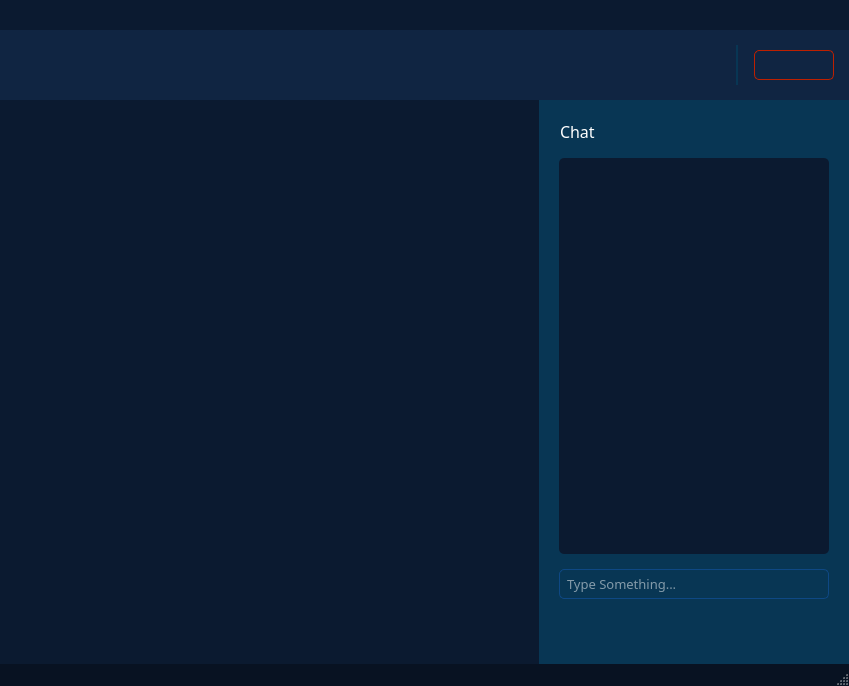
<?xml version="1.0" encoding="UTF-8"?>
<ui version="4.0">
 <class>MainWindow</class>
 <widget class="QMainWindow" name="MainWindow">
  <property name="geometry">
   <rect>
    <x>0</x>
    <y>0</y>
    <width>849</width>
    <height>686</height>
   </rect>
  </property>
  <property name="windowTitle">
   <string>MainWindow</string>
  </property>
  <widget class="QWidget" name="centralwidget">
   <property name="styleSheet">
    <string notr="true">background: #0B1A30;</string>
   </property>
   <layout class="QVBoxLayout" name="verticalLayout">
    <property name="spacing">
     <number>0</number>
    </property>
    <property name="leftMargin">
     <number>0</number>
    </property>
    <property name="topMargin">
     <number>0</number>
    </property>
    <property name="rightMargin">
     <number>0</number>
    </property>
    <property name="bottomMargin">
     <number>0</number>
    </property>
    <item>
     <widget class="QWidget" name="title_bar" native="true">
      <property name="minimumSize">
       <size>
        <width>0</width>
        <height>30</height>
       </size>
      </property>
      <property name="maximumSize">
       <size>
        <width>16777215</width>
        <height>30</height>
       </size>
      </property>
      <property name="styleSheet">
       <string notr="true"/>
      </property>
      <layout class="QHBoxLayout" name="horizontalLayout_10">
       <property name="spacing">
        <number>0</number>
       </property>
       <property name="leftMargin">
        <number>0</number>
       </property>
       <property name="topMargin">
        <number>0</number>
       </property>
       <property name="rightMargin">
        <number>0</number>
       </property>
       <property name="bottomMargin">
        <number>0</number>
       </property>
      </layout>
     </widget>
    </item>
    <item>
     <widget class="QWidget" name="widget" native="true">
      <property name="styleSheet">
       <string notr="true">QWidget{
	color: white; 
	font-family: Barlow
}</string>
      </property>
      <layout class="QVBoxLayout" name="verticalLayout_2">
       <property name="spacing">
        <number>0</number>
       </property>
       <property name="leftMargin">
        <number>0</number>
       </property>
       <property name="topMargin">
        <number>0</number>
       </property>
       <property name="rightMargin">
        <number>0</number>
       </property>
       <property name="bottomMargin">
        <number>0</number>
       </property>
       <item>
        <widget class="QWidget" name="widget_2" native="true">
         <property name="minimumSize">
          <size>
           <width>0</width>
           <height>70</height>
          </size>
         </property>
         <property name="maximumSize">
          <size>
           <width>16777215</width>
           <height>70</height>
          </size>
         </property>
         <property name="styleSheet">
          <string notr="true">background: #102542;</string>
         </property>
         <layout class="QHBoxLayout" name="horizontalLayout_11">
          <property name="spacing">
           <number>15</number>
          </property>
          <property name="leftMargin">
           <number>15</number>
          </property>
          <property name="topMargin">
           <number>15</number>
          </property>
          <property name="rightMargin">
           <number>15</number>
          </property>
          <property name="bottomMargin">
           <number>15</number>
          </property>
          <item>
           <spacer name="horizontalSpacer_7">
            <property name="orientation">
             <enum>Qt::Horizontal</enum>
            </property>
            <property name="sizeHint" stdset="0">
             <size>
              <width>772</width>
              <height>20</height>
             </size>
            </property>
           </spacer>
          </item>
          <item>
           <widget class="QPushButton" name="btn_student_list">
            <property name="sizePolicy">
             <sizepolicy hsizetype="Fixed" vsizetype="Fixed">
              <horstretch>0</horstretch>
              <verstretch>0</verstretch>
             </sizepolicy>
            </property>
            <property name="minimumSize">
             <size>
              <width>30</width>
              <height>30</height>
             </size>
            </property>
            <property name="maximumSize">
             <size>
              <width>30</width>
              <height>30</height>
             </size>
            </property>
            <property name="cursor">
             <cursorShape>PointingHandCursor</cursorShape>
            </property>
            <property name="styleSheet">
             <string notr="true">QPushButton{
	border: none;
	border-radius: none;
	background: none;
	background-repeat: none;
	background-image: url(:/icons/list_2.png);
	background-position: center center;
}

QPushButton:hover{
	background: none;
	background-repeat: none;
	background-image: url(:/icons/list.png);
	background-position: center center;
}

QPushButton:pressed{
	background: none;
	background-repeat: none;
	background-image: url(:/icons/list_3.png);
	background-position: center center;
}</string>
            </property>
           </widget>
          </item>
          <item>
           <widget class="QPushButton" name="btn_chat">
            <property name="sizePolicy">
             <sizepolicy hsizetype="Fixed" vsizetype="Fixed">
              <horstretch>0</horstretch>
              <verstretch>0</verstretch>
             </sizepolicy>
            </property>
            <property name="minimumSize">
             <size>
              <width>30</width>
              <height>30</height>
             </size>
            </property>
            <property name="maximumSize">
             <size>
              <width>30</width>
              <height>30</height>
             </size>
            </property>
            <property name="cursor">
             <cursorShape>PointingHandCursor</cursorShape>
            </property>
            <property name="styleSheet">
             <string notr="true">QPushButton{
	border: none;
	border-radius: none;
	background: none;
	background-repeat: none;
	background-image: url(:/icons/chat_2.png);
	background-position: center center;
}

QPushButton:hover{
	background: none;
	background-repeat: none;
	background-image: url(:/icons/chat.png);
	background-position: center center;
}

QPushButton:pressed{
	background: none;
	background-repeat: none;
	background-image: url(:/icons/chat_3.png);
	background-position: center center;
}</string>
            </property>
           </widget>
          </item>
          <item>
           <widget class="Line" name="line_5">
            <property name="styleSheet">
             <string notr="true">color: #083654;</string>
            </property>
            <property name="frameShadow">
             <enum>QFrame::Plain</enum>
            </property>
            <property name="lineWidth">
             <number>2</number>
            </property>
            <property name="orientation">
             <enum>Qt::Vertical</enum>
            </property>
           </widget>
          </item>
          <item>
           <widget class="QPushButton" name="btn_leave">
            <property name="sizePolicy">
             <sizepolicy hsizetype="Fixed" vsizetype="Fixed">
              <horstretch>0</horstretch>
              <verstretch>0</verstretch>
             </sizepolicy>
            </property>
            <property name="minimumSize">
             <size>
              <width>80</width>
              <height>30</height>
             </size>
            </property>
            <property name="maximumSize">
             <size>
              <width>80</width>
              <height>30</height>
             </size>
            </property>
            <property name="cursor">
             <cursorShape>PointingHandCursor</cursorShape>
            </property>
            <property name="styleSheet">
             <string notr="true">QPushButton{
	border: 1px solid #bd2000;
	border-radius: 5px;
	background: none;
	background-repeat: none;
	background-image: url(:/icons/call_end.png);
	background-position: center center;
}

QPushButton:hover{
	background: none;
	background-color: #bd2000;
	background-repeat: none;
	background-image: url(:/icons/call_end.png);
	background-position: center center;
}</string>
            </property>
           </widget>
          </item>
         </layout>
        </widget>
       </item>
       <item>
        <layout class="QHBoxLayout" name="horizontalLayout_12" stretch="0,1">
         <property name="spacing">
          <number>0</number>
         </property>
         <item>
          <widget class="QWidget" name="w_left" native="true">
           <layout class="QHBoxLayout" name="horizontalLayout">
            <property name="spacing">
             <number>0</number>
            </property>
            <property name="leftMargin">
             <number>0</number>
            </property>
            <property name="topMargin">
             <number>0</number>
            </property>
            <property name="rightMargin">
             <number>0</number>
            </property>
            <property name="bottomMargin">
             <number>0</number>
            </property>
            <item>
             <widget class="QLabel" name="screen">
              <property name="styleSheet">
               <string notr="true"/>
              </property>
              <property name="text">
               <string/>
              </property>
              <property name="alignment">
               <set>Qt::AlignCenter</set>
              </property>
             </widget>
            </item>
           </layout>
          </widget>
         </item>
         <item>
          <widget class="QStackedWidget" name="sw_right">
           <property name="minimumSize">
            <size>
             <width>310</width>
             <height>0</height>
            </size>
           </property>
           <property name="maximumSize">
            <size>
             <width>310</width>
             <height>16777215</height>
            </size>
           </property>
           <property name="styleSheet">
            <string notr="true">QWidget{
	background: #083654;
}

QListView{
	border: 1px solid #0e4884;
	border-radius: 5px;
}

QLineEdit {
  	padding: 1px 5px;
  	border: 1px solid #0e4884;
  	border-radius: 5px;
}

QPushButton {
  padding: 5px;
  border: 1px solid #0e4884;
  background-color: #0e4884;
}

QLineEdit:focus,
QLineEdit:hover,
QPushButton:focus,
QPushButton:hover {
  border: 1px solid #256eff;
  outline: none;
}

QPushButton:pressed {
  background-color: #072f49;
}

QScrollBar:vertical{
    width: 18px;
    margin: 0px 3px 0px 7px;
    border-radius: 5px;
}

QScrollBar::handle:vertical{
    background-color: #97b9f4;    
    min-height: 5px;
 	border-radius: 4px;
}

QScrollBar::sub-line:vertical{
     height: 0;
     width: 0;
}

QScrollBar::add-line:vertical{
   	 height: 0;
     width: 0;
}

QScrollBar::add-page:vertical{
    background: #0b1a30;
	border-bottom-left-radius: 4px;
    border-bottom-right-radius: 4px;
    margin-top: -3px;
 }

QScrollBar::sub-page:vertical{
  	background: #0b1a30;
	border-top-left-radius: 4px;
	border-top-right-radius: 4px;
	margin-bottom: -3px;
}</string>
           </property>
           <property name="currentIndex">
            <number>1</number>
           </property>
           <widget class="QWidget" name="page_8">
            <layout class="QVBoxLayout" name="verticalLayout_10">
             <property name="spacing">
              <number>15</number>
             </property>
             <property name="leftMargin">
              <number>20</number>
             </property>
             <property name="topMargin">
              <number>20</number>
             </property>
             <property name="rightMargin">
              <number>20</number>
             </property>
             <property name="bottomMargin">
              <number>20</number>
             </property>
             <item>
              <layout class="QHBoxLayout" name="horizontalLayout_14">
               <item>
                <widget class="QLabel" name="label_7">
                 <property name="font">
                  <font>
                   <family>Barlow</family>
                   <pointsize>12</pointsize>
                  </font>
                 </property>
                 <property name="text">
                  <string>Students</string>
                 </property>
                 <property name="indent">
                  <number>1</number>
                 </property>
                </widget>
               </item>
               <item>
                <spacer name="horizontalSpacer_8">
                 <property name="orientation">
                  <enum>Qt::Horizontal</enum>
                 </property>
                 <property name="sizeHint" stdset="0">
                  <size>
                   <width>40</width>
                   <height>20</height>
                  </size>
                 </property>
                </spacer>
               </item>
               <item>
                <widget class="QPushButton" name="btn_close_student_list">
                 <property name="sizePolicy">
                  <sizepolicy hsizetype="Fixed" vsizetype="Fixed">
                   <horstretch>0</horstretch>
                   <verstretch>0</verstretch>
                  </sizepolicy>
                 </property>
                 <property name="minimumSize">
                  <size>
                   <width>20</width>
                   <height>20</height>
                  </size>
                 </property>
                 <property name="maximumSize">
                  <size>
                   <width>20</width>
                   <height>20</height>
                  </size>
                 </property>
                 <property name="cursor">
                  <cursorShape>PointingHandCursor</cursorShape>
                 </property>
                 <property name="styleSheet">
                  <string notr="true">QPushButton{
	border: none;
	border-radius: none;
	background: none;
	background-repeat: none;
	background-image: url(:/icons/close.png);
	background-position: center center;
}

QPushButton:hover{
	background: none;
	background-repeat: none;
	background-image: url(:/icons/close_2.png);
	background-position: center center;
}</string>
                 </property>
                </widget>
               </item>
              </layout>
             </item>
             <item>
              <layout class="QHBoxLayout" name="horizontalLayout_48">
               <property name="spacing">
                <number>0</number>
               </property>
               <property name="sizeConstraint">
                <enum>QLayout::SetDefaultConstraint</enum>
               </property>
               <item>
                <widget class="QLineEdit" name="txt_search_student">
                 <property name="sizePolicy">
                  <sizepolicy hsizetype="Expanding" vsizetype="Fixed">
                   <horstretch>0</horstretch>
                   <verstretch>0</verstretch>
                  </sizepolicy>
                 </property>
                 <property name="minimumSize">
                  <size>
                   <width>0</width>
                   <height>30</height>
                  </size>
                 </property>
                 <property name="maximumSize">
                  <size>
                   <width>16777215</width>
                   <height>35</height>
                  </size>
                 </property>
                 <property name="font">
                  <font>
                   <family>Barlow</family>
                   <pointsize>10</pointsize>
                  </font>
                 </property>
                 <property name="styleSheet">
                  <string notr="true">border-radius: none;
border-top-left-radius: 5px;
border-bottom-left-radius: 5px;</string>
                 </property>
                </widget>
               </item>
               <item>
                <widget class="QPushButton" name="btn_search_student">
                 <property name="sizePolicy">
                  <sizepolicy hsizetype="Fixed" vsizetype="Fixed">
                   <horstretch>0</horstretch>
                   <verstretch>0</verstretch>
                  </sizepolicy>
                 </property>
                 <property name="minimumSize">
                  <size>
                   <width>30</width>
                   <height>30</height>
                  </size>
                 </property>
                 <property name="maximumSize">
                  <size>
                   <width>30</width>
                   <height>30</height>
                  </size>
                 </property>
                 <property name="font">
                  <font>
                   <family>Barlow</family>
                   <pointsize>12</pointsize>
                   <weight>75</weight>
                   <bold>true</bold>
                  </font>
                 </property>
                 <property name="cursor">
                  <cursorShape>PointingHandCursor</cursorShape>
                 </property>
                 <property name="styleSheet">
                  <string notr="true">border-top-right-radius: 5px;
border-bottom-right-radius: 5px;</string>
                 </property>
                 <property name="text">
                  <string/>
                 </property>
                 <property name="icon">
                  <iconset resource="C:/Users/moral/Desktop/Resources/Resources.qrc">
                   <normaloff>:/icons/search.png</normaloff>:/icons/search.png</iconset>
                 </property>
                 <property name="iconSize">
                  <size>
                   <width>18</width>
                   <height>18</height>
                  </size>
                 </property>
                </widget>
               </item>
              </layout>
             </item>
             <item>
              <widget class="QListView" name="lv_student"/>
             </item>
            </layout>
           </widget>
           <widget class="QWidget" name="page_9">
            <layout class="QVBoxLayout" name="verticalLayout_11">
             <property name="spacing">
              <number>15</number>
             </property>
             <property name="leftMargin">
              <number>20</number>
             </property>
             <property name="topMargin">
              <number>20</number>
             </property>
             <property name="rightMargin">
              <number>20</number>
             </property>
             <property name="bottomMargin">
              <number>20</number>
             </property>
             <item>
              <layout class="QHBoxLayout" name="horizontalLayout_15">
               <item>
                <widget class="QLabel" name="label_3">
                 <property name="font">
                  <font>
                   <family>Barlow</family>
                   <pointsize>12</pointsize>
                  </font>
                 </property>
                 <property name="text">
                  <string>Chat</string>
                 </property>
                 <property name="indent">
                  <number>1</number>
                 </property>
                </widget>
               </item>
               <item>
                <spacer name="horizontalSpacer_9">
                 <property name="orientation">
                  <enum>Qt::Horizontal</enum>
                 </property>
                 <property name="sizeHint" stdset="0">
                  <size>
                   <width>40</width>
                   <height>20</height>
                  </size>
                 </property>
                </spacer>
               </item>
               <item>
                <widget class="QPushButton" name="btn_close_chat">
                 <property name="sizePolicy">
                  <sizepolicy hsizetype="Fixed" vsizetype="Fixed">
                   <horstretch>0</horstretch>
                   <verstretch>0</verstretch>
                  </sizepolicy>
                 </property>
                 <property name="minimumSize">
                  <size>
                   <width>20</width>
                   <height>20</height>
                  </size>
                 </property>
                 <property name="maximumSize">
                  <size>
                   <width>20</width>
                   <height>20</height>
                  </size>
                 </property>
                 <property name="cursor">
                  <cursorShape>PointingHandCursor</cursorShape>
                 </property>
                 <property name="styleSheet">
                  <string notr="true">QPushButton{
	border: none;
	border-radius: none;
	background: none;
	background-repeat: none;
	background-image: url(:/icons/close.png);
	background-position: center center;
}

QPushButton:hover{
	background: none;
	background-repeat: none;
	background-image: url(:/icons/close_2.png);
	background-position: center center;
}</string>
                 </property>
                </widget>
               </item>
              </layout>
             </item>
             <item>
              <widget class="QScrollArea" name="sa_chat">
               <property name="styleSheet">
                <string notr="true">border-radius: 5px</string>
               </property>
               <property name="frameShape">
                <enum>QFrame::NoFrame</enum>
               </property>
               <property name="widgetResizable">
                <bool>true</bool>
               </property>
               <widget class="QWidget" name="scrollAreaWidgetContents_4">
                <property name="geometry">
                 <rect>
                  <x>0</x>
                  <y>0</y>
                  <width>270</width>
                  <height>393</height>
                 </rect>
                </property>
                <property name="styleSheet">
                 <string notr="true">background: #0B1A30</string>
                </property>
               </widget>
              </widget>
             </item>
             <item>
              <widget class="QLineEdit" name="txt_message">
               <property name="minimumSize">
                <size>
                 <width>0</width>
                 <height>30</height>
                </size>
               </property>
               <property name="font">
                <font>
                 <family>Barlow</family>
                 <pointsize>10</pointsize>
                </font>
               </property>
               <property name="placeholderText">
                <string>Type Something...</string>
               </property>
              </widget>
             </item>
             <item>
              <layout class="QHBoxLayout" name="horizontalLayout_16">
               <item>
                <widget class="QPushButton" name="btn_file">
                 <property name="sizePolicy">
                  <sizepolicy hsizetype="Fixed" vsizetype="Fixed">
                   <horstretch>0</horstretch>
                   <verstretch>0</verstretch>
                  </sizepolicy>
                 </property>
                 <property name="minimumSize">
                  <size>
                   <width>30</width>
                   <height>30</height>
                  </size>
                 </property>
                 <property name="maximumSize">
                  <size>
                   <width>30</width>
                   <height>30</height>
                  </size>
                 </property>
                 <property name="cursor">
                  <cursorShape>PointingHandCursor</cursorShape>
                 </property>
                 <property name="styleSheet">
                  <string notr="true">QPushButton{
	border: none;
	border-radius: none;
	background: none;
	background-repeat: none;
	background-image: url(:/icons/clip.png);
	background-position: center center;
}

QPushButton:hover{
	background: none;
	background-repeat: none;
	background-image: url(:/icons/clip_2.png);
	background-position: center center;
}</string>
                 </property>
                </widget>
               </item>
               <item>
                <spacer name="horizontalSpacer_10">
                 <property name="orientation">
                  <enum>Qt::Horizontal</enum>
                 </property>
                 <property name="sizeHint" stdset="0">
                  <size>
                   <width>40</width>
                   <height>20</height>
                  </size>
                 </property>
                </spacer>
               </item>
               <item>
                <widget class="QPushButton" name="btn_send">
                 <property name="sizePolicy">
                  <sizepolicy hsizetype="Fixed" vsizetype="Fixed">
                   <horstretch>0</horstretch>
                   <verstretch>0</verstretch>
                  </sizepolicy>
                 </property>
                 <property name="minimumSize">
                  <size>
                   <width>30</width>
                   <height>30</height>
                  </size>
                 </property>
                 <property name="maximumSize">
                  <size>
                   <width>30</width>
                   <height>30</height>
                  </size>
                 </property>
                 <property name="cursor">
                  <cursorShape>PointingHandCursor</cursorShape>
                 </property>
                 <property name="styleSheet">
                  <string notr="true">QPushButton{
	border: none;
	border-radius: none;
	background: none;
	background-repeat: none;
	background-image: url(:/icons/send.png);
	background-position: center center;
}

QPushButton:hover{
	background: none;
	background-repeat: none;
	background-image: url(:/icons/send_2.png);
	background-position: center center;
}</string>
                 </property>
                </widget>
               </item>
              </layout>
             </item>
            </layout>
           </widget>
          </widget>
         </item>
        </layout>
       </item>
      </layout>
     </widget>
    </item>
   </layout>
  </widget>
  <widget class="QStatusBar" name="statusbar">
   <property name="styleSheet">
    <string notr="true">QStatusBar {
	background: #081222;
}

QStatusBar QLabel {
	color: white;
    padding-left: 3px;
}</string>
   </property>
  </widget>
 </widget>
 <resources>
  <include location="C:/Users/moral/Desktop/Resources/Resources.qrc"/>
 </resources>
 <connections/>
</ui>
